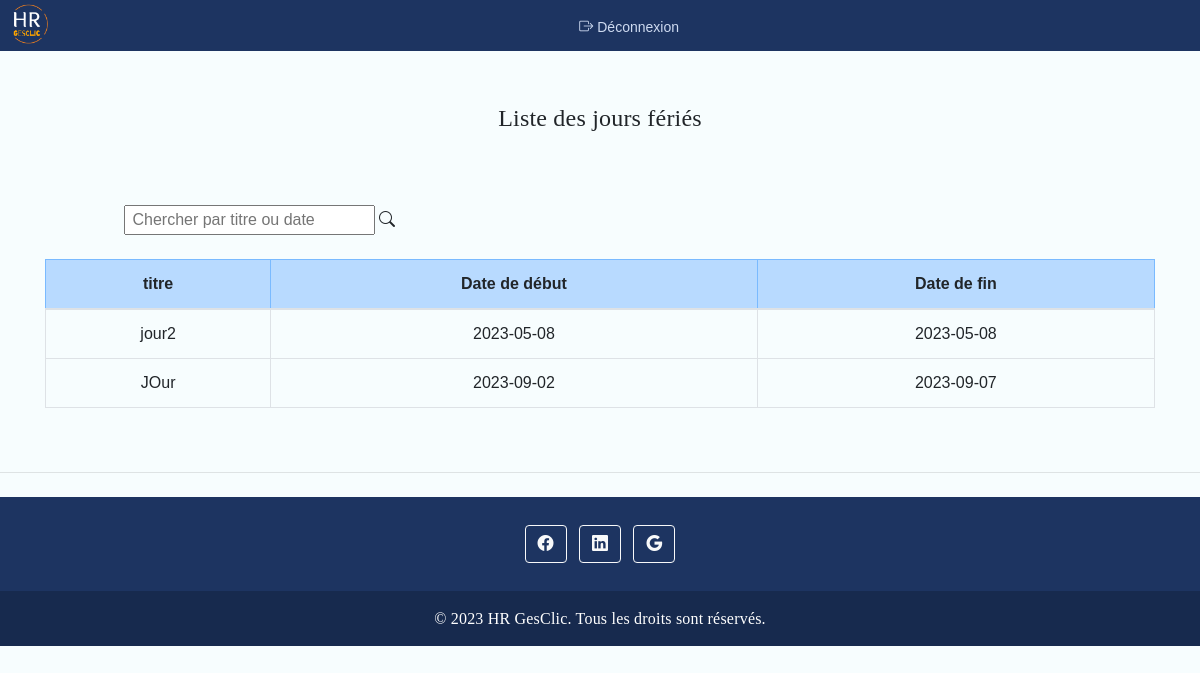
Screenshot of /Calendrier.php with the database file from the repository.
### tables this page shows
CREATE TABLE `repos` (
  `id_repos` int(11) NOT NULL,
  `titre` varchar(50) NOT NULL,
  `date_debut` date NOT NULL,
  `date_fin` date NOT NULL
);

### Calendrier.php (the view, shortened to what this page needs)
<?php
include('server.php');
$sqlSelect = "SELECT id_repos, titre, date_debut, date_fin FROM repos";
$result = mysqli_query($conn, $sqlSelect);
$evenements = mysqli_fetch_all($result, MYSQLI_ASSOC);
include('head.php');
?>
<header class="text-center py-5 mt-5">
    <div class="container mb-4">
    <h4  class="text-center mt-2 mb-4">Liste des jours fériés </h4>
    </div>
</header>
<div class="container">
<div class="row mx-4">
            <div class="col-md-6 mb-4">
                <input type="text" id="myInput" onkeyup="myFunction()" placeholder=" Chercher par titre ou date" title="Type in a name" style="width:50% ; margin-left: 40px">
                <i class="bi bi-search"></i>
            </div>
    </div>
    <div class="row">
        <div class="col">
            <table class="table table-bordered mb-4 " id="myTable">
                <thead class= "table-primary" >
                    <tr>
                        <th>titre</th>
                        <th>Date de début</th>
                        <th>Date de fin</th>
                    </tr>
                </thead>
                <tbody>
                    <?php foreach ($evenements as $evenement) : ?>
                        <tr>
                            <td><?php echo $evenement['titre']; ?></td>
                            <td><?php echo $evenement['date_debut']; ?></td>
                            <td><?php echo $evenement['date_fin']; ?></td>
                        </tr>
                    <?php endforeach; ?>
                </tbody>
            </table>
        </div>
    </div>
</div>
<?php include ('footer.php') ;?>

### css/landing.css (style rules this page uses)
body, html { height: 100%; font-family: Poppins , Poppins-Regular , sans-serif; }
h1,h2,h3,h4,h5,h6 { margin: 2px; font-family: Poppins , Poppins-Regular ; letter-spacing: 0.20px; }
table { width: 100%; border-collapse: collapse; margin-bottom: 30px; }
th, td { padding: 8px; text-align: center; vertical-align: middle; }
table:not(.hidden) { display: table; }

### rows the page displays
repos: titre "jour2", date_debut "2023-05-08", date_fin "2023-05-08"
repos: titre "JOur", date_debut "2023-09-02", date_fin "2023-09-07"
